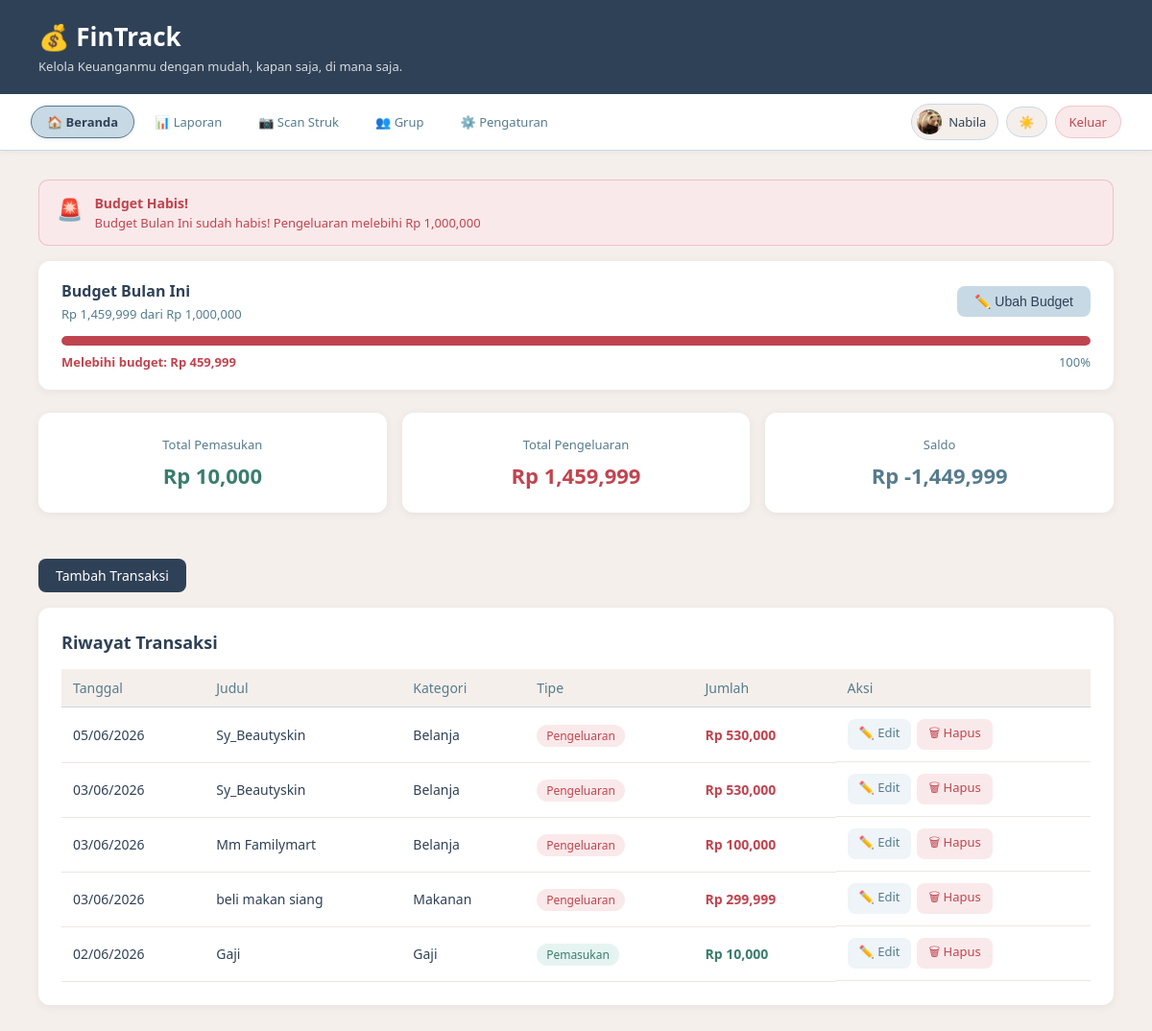
The app's page /index (signed in) with its own data.
### app.py (models this page shows)
class User(UserMixin, db.Model):
    id           = db.Column(db.Integer, primary_key=True)
    name         = db.Column(db.String(100), nullable=False)
    email        = db.Column(db.String(100), unique=True, nullable=False)
    password     = db.Column(db.String(200), nullable=False)
    photo        = db.Column(db.String(200), nullable=True)
    language     = db.Column(db.String(5),  default='id')
    theme        = db.Column(db.String(10), default='light')
    notif_popup  = db.Column(db.Boolean,    default=True)
    timezone     = db.Column(db.String(50), default='Asia/Jakarta')
    created_at   = db.Column(db.DateTime,   default=datetime.utcnow)
    transactions = db.relationship('Transaction', backref='user', lazy=True)

class Budget(db.Model):
    id         = db.Column(db.Integer, primary_key=True)
    user_id    = db.Column(db.Integer, db.ForeignKey('user.id'), nullable=False)
    amount     = db.Column(db.Float,      nullable=False)
    period     = db.Column(db.String(10), nullable=False)  # daily / weekly / monthly
    created_at = db.Column(db.DateTime,   default=datetime.utcnow)

class Transaction(db.Model):
    id       = db.Column(db.Integer, primary_key=True)
    title    = db.Column(db.String(100), nullable=False)
    amount   = db.Column(db.Float,       nullable=False)
    category = db.Column(db.String(50),  nullable=False)
    type     = db.Column(db.String(10),  nullable=False)
    date     = db.Column(db.DateTime,    default=datetime.utcnow)
    note     = db.Column(db.String(200), nullable=True)
    user_id  = db.Column(db.Integer, db.ForeignKey('user.id'), nullable=False)

### app.py (the view)
@app.route('/index')
@login_required
def index():
    transactions  = Transaction.query.filter_by(user_id=current_user.id)\
                               .order_by(Transaction.date.desc()).all()
    total_income  = sum(t.amount for t in transactions if t.type == 'income')
    total_expense = sum(t.amount for t in transactions if t.type == 'expense')
    balance       = total_income - total_expense
    budget_status = get_budget_status(current_user.id)
    budget        = Budget.query.filter_by(user_id=current_user.id).first()
    return render_template('index.html',
                           transactions=transactions,
                           total_income=total_income,
                           total_expense=total_expense,
                           balance=balance,
                           budget_status=budget_status,
                           budget=budget)

### app.py (called while the page is built)
@login_manager.user_loader
def load_user(user_id):
    return User.query.get(int(user_id))

@app.context_processor
def inject_translation():
    lang = current_user.language if current_user.is_authenticated else 'id'
    return dict(t=get_translation(lang))

### translations.py (called while the page is built)
def get_translation(lang='id'):
    return TRANSLATIONS.get(lang, TRANSLATIONS['id'])

### templates/index.html (shortened to what this page needs)
<!DOCTYPE html>
<html lang="id" id="html-root">
<head>
    <link rel="stylesheet" href="{{ url_for('static', filename='style.css') }}">
</head>
<body>
<header>
    <h1>💰 FinTrack</h1>
    <p>{{ t['desc_app'] }}</p>
</header>
<nav class="navbar">
    <a href="/index" class="nav-link active">🏠 {{ t['nav_home'] }}</a>
    <a href="/report" class="nav-link">📊 {{ t['nav_report'] }}</a>
    <a href="/scan" class="nav-link">📷 {{ t['nav_scan'] }}</a>
    <a href="/groups" class="nav-link">👥 {{ t['nav_sharing'] }}</a>
    <a href="/settings" class="nav-link">⚙️ {{ t['nav_settings'] }}</a>
    <div class="nav-right">
        <div class="user-chip">
            <div class="user-avatar">
                {% if current_user.photo %}
                    <img src="{{ url_for('static', filename='uploads/' + current_user.photo) }}" alt="foto">
                {% else %}
                    👤
                {% endif %}
            </div>
            <span>{{ current_user.name }}</span>
        </div>
        <button class="theme-toggle" onclick="toggleTheme()">
            <span class="theme-icon">☀️</span>
        </button>
        <a href="/logout" class="btn-logout">{{ t['nav_logout'] }}</a>
    </div>
</nav>
<main>
{% if budget_status %}
    {% if budget_status.status == 'danger' %}
    <div class="budget-alert budget-danger">
        <span class="budget-icon">🚨</span>
        <div>
            <strong>Budget Habis!</strong>
            <p>{{ budget_status.message }}</p>
        </div>
    </div>
    {% endif %}
{% endif %}
{% if budget_status %}
<div class="card budget-card">
    <div class="budget-header">
        <div>
            <h3>Budget {{ budget_status.period_label }}</h3>
            <p class="budget-sub">
                Rp {{ "{:,.0f}".format(budget_status.total_expense) }}
                dari Rp {{ "{:,.0f}".format(budget_status.amount) }}
            </p>
        </div>
        <button class="btn btn-secondary" onclick="toggleBudgetForm()">
            ✏️ Ubah Budget
        </button>
    </div>
    <div class="progress-bar-bg">
        <div class="progress-bar-fill
            {% if budget_status.percentage >= 100 %}fill-danger
            {% elif budget_status.percentage >= 90 %}fill-warning
            {% else %}fill-safe{% endif %}"
            style="width: {{ budget_status.percentage }}%">
        </div>
    </div>
    <div class="budget-footer">
        <span class="{{ 'text-expense' if budget_status.remaining <= 0 else '' }}">
            {% if budget_status.remaining > 0 %}
                Sisa: Rp {{ "{:,.0f}".format(budget_status.remaining) }}
            {% else %}
                Melebihi budget: Rp {{ "{:,.0f}".format(budget_status.remaining * -1) }}
            {% endif %}
        </span>
        <span>{{ "{:.0f}".format(budget_status.percentage) }}%</span>
    </div>
</div>
{% endif %}
    <div class="summary-grid">
        <div class="card summary-card income">
            <p class="label">{{ t['total_income'] }}</p>
            <p class="amount">Rp {{ "{:,.0f}".format(total_income) }}</p>
        </div>
        <div class="card summary-card expense">
            <p class="label">{{ t['total_expense'] }}</p>
            <p class="amount">Rp {{ "{:,.0f}".format(total_expense) }}</p>
        </div>
        <div class="card summary-card balance">
            <p class="label">{{ t['balance'] }}</p>
            <p class="amount">Rp {{ "{:,.0f}".format(balance) }}</p>
        </div>
    </div>
    <div class="action-bar">
        <a href="/add" class="btn btn-primary">{{ t['add_transaction'] }}</a>
    </div>
    <div class="card">
        <h2>{{ t['transaction_history'] }}</h2>
        {% if transactions %}
        <table>
            <thead>
                <tr>
                    <th>{{ t['date'] }}</th>
                    <th>{{ t['title'] }}</th>
                    <th>{{ t['category'] }}</th>
                    <th>{{ t['type'] }}</th>
                    <th>{{ t['amount'] }}</th>
                    <th>{{ t['actions'] }}</th>
                </tr>
            </thead>
            <tbody>
                {% for trx in transactions %}
<tr>
    <td>{{ trx.date.strftime('%d/%m/%Y') }}</td>
    <td>{{ trx.title }}</td>
    <td>{{ trx.category }}</td>
    <td>
        <span class="badge {{ 'badge-income' if trx.type == 'income' else 'badge-expense' }}">
            {{ t['income'] if trx.type == 'income' else t['expense'] }}
        </span>
    </td>
    <td class="{{ 'text-income' if trx.type == 'income' else 'text-expense' }}">
        Rp {{ "{:,.0f}".format(trx.amount) }}
    </td>
    <td style="display:flex; gap:6px;">
        <a href="/edit/{{ trx.id }}" class="btn btn-edit">✏️ {{ t['edit'] }}</a>
        <a href="/delete/{{ trx.id }}" class="btn btn-danger"
           onclick="return confirm('Yakin mau hapus?')">🗑 {{ t['delete'] }}</a>
    </td>
</tr>
{% endfor %}
            </tbody>
        </table>
        {% else %}
            <p class="empty-msg">{{ t['no_transaction'] }}</p>
        {% endif %}
    </div>
</main>
</body>
</html>

### records on screen
User: photo (picture), name "Nabila"
Budget: amount "1,000,000"
Transaction: date "05/06/2026", title "Sy_Beautyskin", category "Belanja", type "Pengeluaran", amount "530,000", edit "Edit", delete "Hapus"
Transaction: date "03/06/2026", title "Sy_Beautyskin", category "Belanja", type "Pengeluaran", amount "530,000", edit "Edit", delete "Hapus"
Transaction: date "03/06/2026", title "Mm Familymart", category "Belanja", type "Pengeluaran", amount "100,000", edit "Edit", delete "Hapus"
Transaction: date "03/06/2026", title "beli makan siang", category "Makanan", type "Pengeluaran", amount "299,999", edit "Edit", delete "Hapus"
Transaction: date "02/06/2026", title "Gaji", category "Gaji", type "Pemasukan", amount "10,000", edit "Edit", delete "Hapus"

### other values on screen
{{ t['desc_app'] }} "Kelola Keuanganmu dengan mudah, kapan saja, di mana saja."
{{ t['nav_home'] }} "Beranda"
{{ t['nav_report'] }} "Laporan"
{{ t['nav_scan'] }} "Scan Struk"
{{ t['nav_sharing'] }} "Grup"
{{ t['nav_settings'] }} "Pengaturan"
{{ t['nav_logout'] }} "Keluar"
{{ budget_status.message }} "Budget Bulan Ini sudah habis! Pengeluaran melebihi Rp 1,000,000"
{{ budget_status.period_label }} "Bulan Ini"
{{ "{:,.0f}".format(budget_status.total_expense) }} "1,459,999"
{{ "{:,.0f}".format(budget_status.remaining * -1) }} "459,999"
{{ "{:.0f}".format(budget_status.percentage) }} "100"
{{ t['total_income'] }} "Total Pemasukan"
{{ "{:,.0f}".format(total_income) }} "10,000"
{{ t['total_expense'] }} "Total Pengeluaran"
